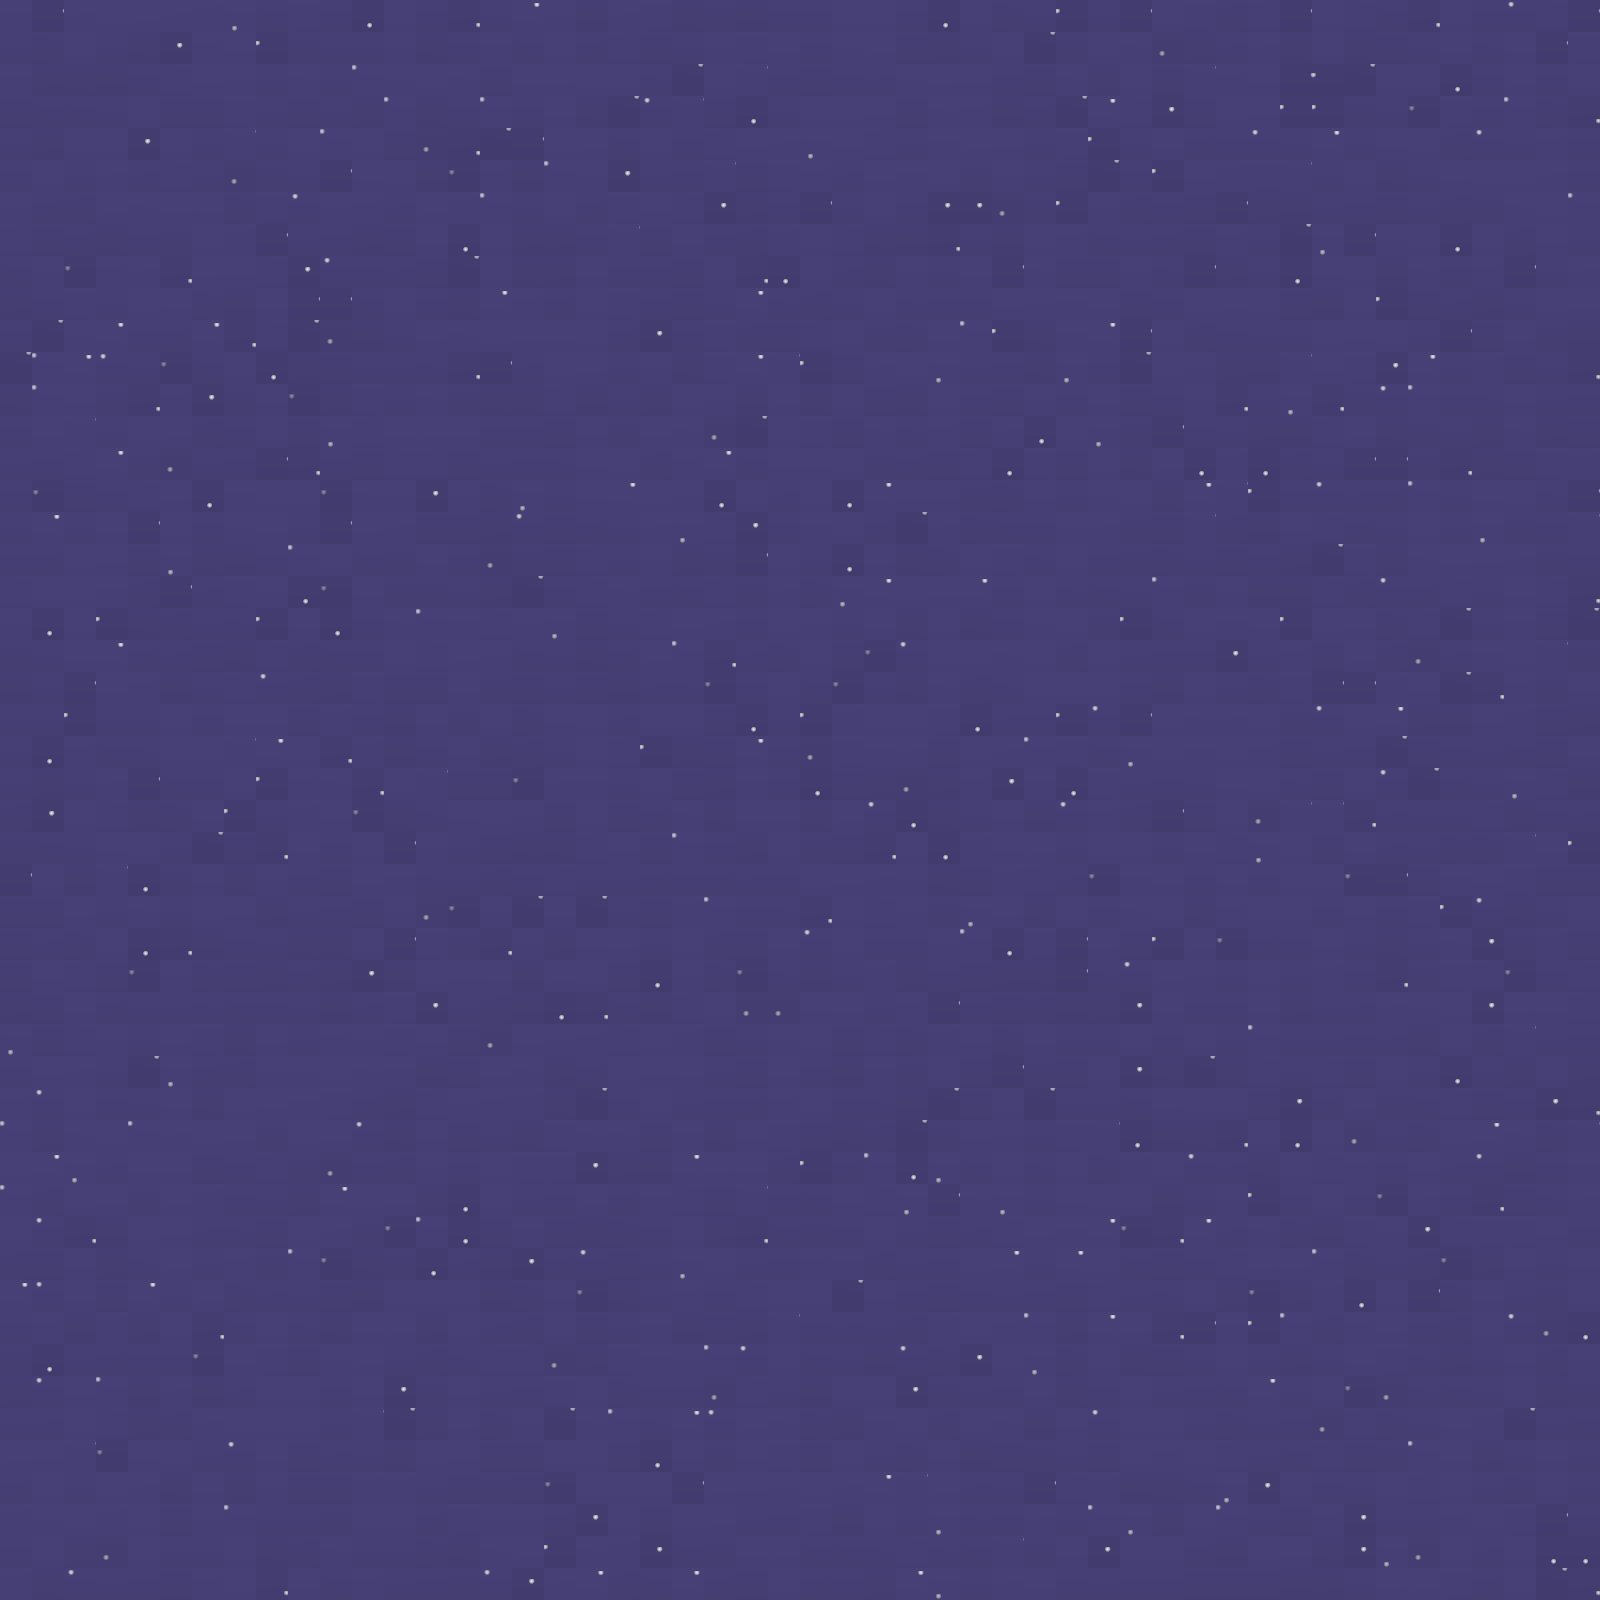

Rendered tile map (Tiled .tmx) drawn with the repository's tilesets; below, a short description and the map source with its tile grids summarised:
An orthogonal 50x50 tile map with 32x32 px tiles, 1 tile layer (Background).

<map version="1.2" tiledversion="1.2.0" orientation="orthogonal" renderorder="right-down" width="50" height="50" tilewidth="32" tileheight="32" infinite="0" nextlayerid="2" nextobjectid="1">
 <tileset firstgid="1" source="starfield2.tsx" />
 <layer id="1" name="Background" width="50" height="50">
  <data>[2500 cells, 2500 non-empty, 68 distinct tile ids]</data>
 </layer>
</map>
